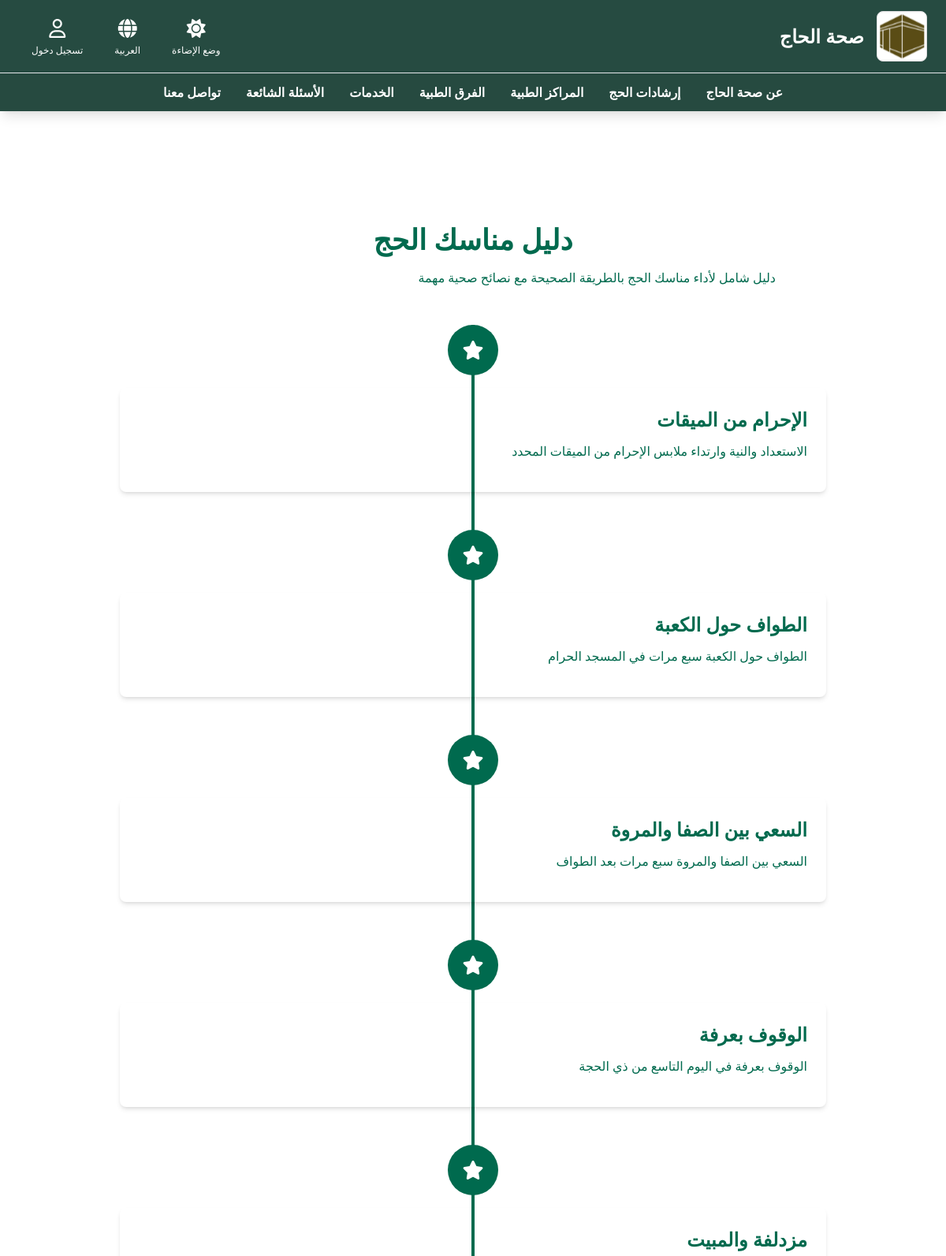
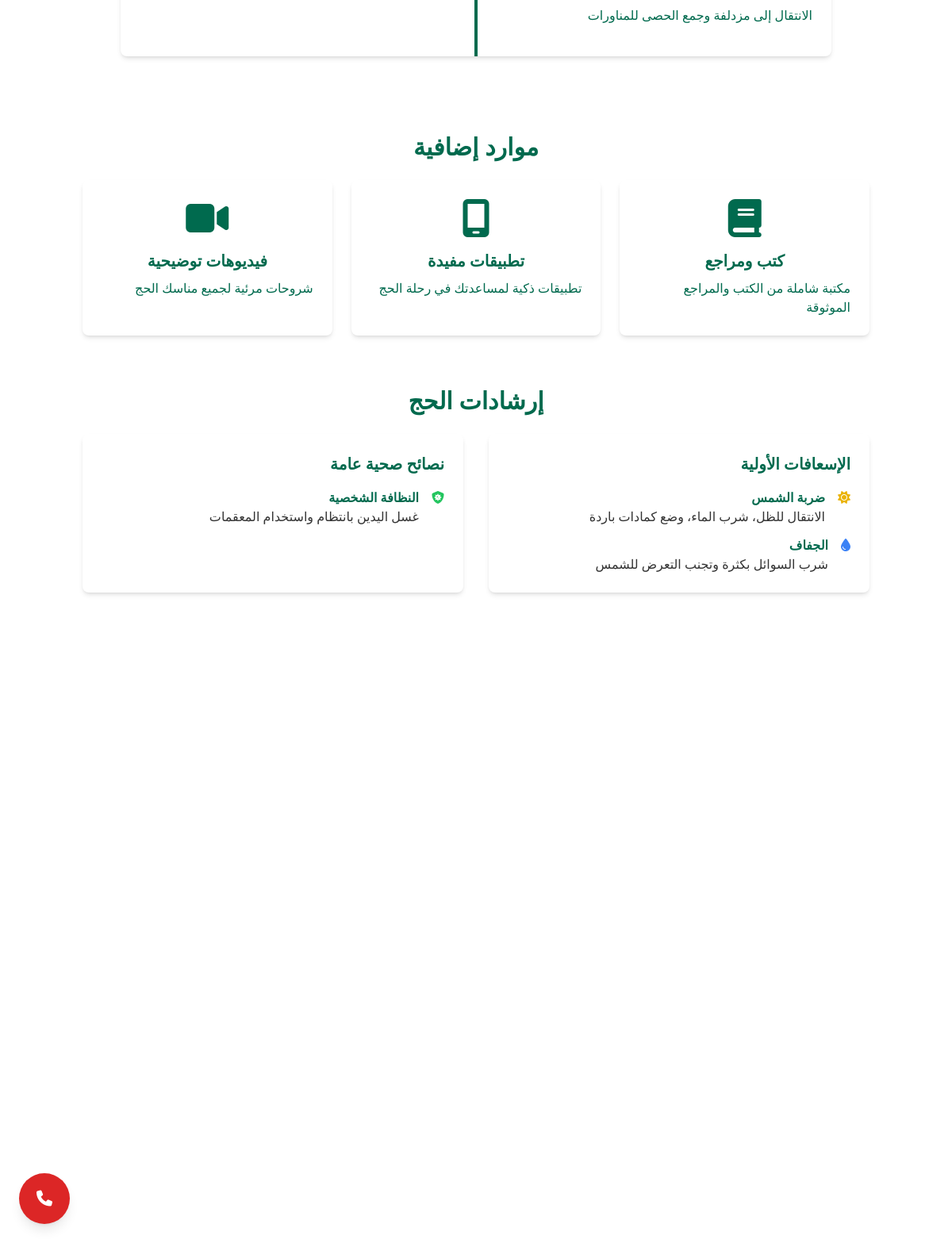
/guidelines, run on the app's committed database (2 pictures, top to bottom).
### tables this page shows
CREATE TABLE `hajj_timeline` (
  `ritual_id` int(11) NOT NULL,
  `ritual_name_ar` varchar(255) NOT NULL,
  `ritual_name_en` varchar(255) NOT NULL,
  `description_ar` text DEFAULT NULL,
  `description_en` text DEFAULT NULL,
  `scheduled_date` date DEFAULT NULL,
  `scheduled_time` time DEFAULT NULL,
  `location_ar` varchar(255) DEFAULT NULL,
  `location_en` varchar(255) DEFAULT NULL,
  `display_order` int(11) DEFAULT 0
);

### app/Core/Controller.php (called while the page is built, shortened)
<?php
abstract class Controller
{
    protected $view;
    protected $language;
    protected $auth;
    public function __construct()
    {
        $this->view = new View();
        $this->language = new Language();
        $this->auth = new Auth();
    }
    protected function setGlobalViewData()
    {
        $this->view->setGlobal('currentLang', $this->language->getCurrentLanguage());
        $this->view->setGlobal('isRTL', $this->language->getCurrentLanguage() === 'ar');
        $this->view->setGlobal('user', $this->auth->user());
        $this->view->setGlobal('isLoggedIn', $this->auth->check());
        $this->view->setGlobal('lang', $this->language);
        $this->view->setGlobal('basePath', '/sihat-al-haj');
    }
    protected function render($view, $data = [])
    {
        return $this->view->render($view, $data);
    }
}

### app/Controllers/PublicController.php (called while the page is built, shortened)
<?php
class PublicController extends Controller
{
    public function guidelines()
    {
        $guidelineModel = new HealthGuideline();
        $guidelines = $guidelineModel->all();
        $timelineModel = new HajjTimeline();
        $timeline = $timelineModel->getAll();
        $data = [
            'title' => __('health_guidelines'),
            'guidelines' => $guidelines,
            'timeline' => $timeline,
            'currentLang' => getCurrentLanguage(),
            'layout' => 'app'
        ];
        return $this->render('pages/public/guidelines', $data);
    }
}

### app/Core/Application.php (called while the page is built, shortened)
<?php
class Application
{
    private $router;
    private function initializeComponents()
    {
        $this->router = new Router();
    }
    public function run()
    {
        try {
            global $router;
            if ($router) {
                $this->router = $router;
            }
            $this->router->handleRequest();
        } catch (\Exception $e) {
            $this->handleError($e);
        }
    }
}

### index.php (called while the page is built, shortened)
<?php
require_once CONFIG_PATH . '/app.php';
require_once CONFIG_PATH . '/database.php';
require_once APP_PATH . '/Core/helpers.php';
require_once APP_PATH . '/helpers/multilingual.php';
require_once APP_PATH . '/Core/Application.php';
require_once APP_PATH . '/Core/Router.php';
require_once APP_PATH . '/Core/Controller.php';
require_once APP_PATH . '/Core/Database.php';
require_once APP_PATH . '/Core/Language.php';
$app = new \App\Core\Application();
$app->run();

### app/Core/Language.php (called while the page is built, shortened)
<?php
class Language
{
    private $currentLanguage = 'ar';
    private $translations = [];
    public function __construct()
    {
        if (isset($_SESSION['language'])) {
            $this->currentLanguage = $_SESSION['language'];
        }
    }
    public function setLanguage($language)
    {
        if (in_array($language, ['ar', 'en'])) {
            $this->currentLanguage = $language;
        }
    }
    public function get($key, $params = [])
    {
        $translation = $this->getTranslation($key);
        return $translation;
    }
    private function getTranslation($key)
    {
        if (strpos($key, '.') === false) {
            if (isset($this->translations[$this->currentLanguage][$key])) {
                return $this->translations[$this->currentLanguage][$key];
            }
            return $key;
        }
        $translation = $this->translations[$this->currentLanguage] ?? [];
        return is_string($translation) ? $translation : $key;
    }
    private function loadTranslations()
    {
        $langPath = defined('APP_ROOT') ? APP_ROOT . '/resources/lang' : __DIR__ . '/../../resources/lang';
        $arFile = $langPath . '/ar.php';
        if (file_exists($arFile)) {
            $this->translations['ar'] = include $arFile;
        }
        $enFile = $langPath . '/en.php';
        if (file_exists($enFile)) {
            $this->translations['en'] = include $enFile;
        }
    }
}

### app/Core/helpers.php (called while the page is built, shortened)
<?php
if (!function_exists('__')) {
    function __($key, $params = []) {
        static $language = null;
        if ($language === null) {
            $language = new \App\Core\Language();
        }
        return $language->get($key, $params);
    }
}
if (!function_exists('getCurrentLanguage')) {
    function getCurrentLanguage() {
        return $_SESSION['language'] ?? 'ar';
    }
}
if (!function_exists('getLocalizedField')) {
    function getLocalizedField($data, $fieldName) {
        $lang = getCurrentLanguage();
        $field = $fieldName . '_' . $lang;
        if (isset($data[$field]) && !empty($data[$field])) {
            return $data[$field];
        }
        return '';
    }
}
if (!function_exists('getTextAlignClass')) {
    function getTextAlignClass() {
        $lang = getCurrentLanguage();
        return $lang === 'ar' ? 'text-right' : 'text-left';
    }
}

### app/Models/HajjTimeline.php (called while the page is built, shortened)
<?php
class HajjTimeline
{
    public static function getAll()
    {
        $db = Database::getInstance();
        $stmt = $db->prepare("
            SELECT * FROM Hajj_Timeline
        ");
        $stmt->execute();
        return $stmt->fetchAll();
    }
}

### app/Views/pages/public/guidelines.php (the view, shortened to what this page needs)
<?php
$currentLang = getCurrentLanguage();
?>
<div class="main-content min-h-screen relative page-content">
    <div class="container mx-auto px-4 py-12">
        <div class="text-center mb-12">
            <h2 class="text-3xl md:text-4xl font-bold text-primary mb-4"><?= __('rituals_guide') ?></h2>
            <p class="max-w-3xl mx-auto <?= getTextAlignClass() ?> text-primary">
                <?= __('rituals_guide_description') ?>
            </p>
        </div>
        <div class="relative mb-24">
            <div class="absolute left-1/2 transform -translate-x-1/2 h-full w-1 bg-primary"></div>
            <div class="grid grid-cols-1 gap-12">
                <?php if (!empty($timeline)): ?>
                    <?php foreach ($timeline as $item): ?>
                        <div class="relative">
                            <div class="flex items-center justify-center">
                                <div class="bg-primary text-white w-16 h-16 rounded-full flex items-center justify-center z-10 mb-4">
                                    <i class="<?= htmlspecialchars($item['icon_class'] ?? 'fa-solid fa-star') ?> text-2xl"></i>
                                </div>
                            </div>
                            <div class="rounded-lg p-6 shadow-md mx-4 md:mx-12 bg-secondary">
                                <h3 class="text-2xl font-bold mb-3 <?= getTextAlignClass() ?> text-primary">
                                    <?= htmlspecialchars(getLocalizedField($item, 'ritual_name')) ?>
                                </h3>
                                <?php if (!empty($item['description_ar']) || !empty($item['description_en'])): ?>
                                    <p class="mb-4 <?= getTextAlignClass() ?> text-primary">
                                        <?= nl2br(htmlspecialchars(getLocalizedField($item, 'description'))) ?>
                                    </p>
                                <?php endif; ?>
                            </div>
                        </div>
                    <?php endforeach; ?>
                <?php endif; ?>
            </div>
        </div>
        <div class="mb-16">
            <h2 class="text-3xl font-bold text-primary mb-6 text-center"><?= __('additional_resources') ?></h2>
            <div class="grid grid-cols-1 md:grid-cols-3 gap-6">
                <div class="p-6 rounded-lg shadow-md text-center bg-secondary">
                    <div class="text-primary text-5xl mb-4">
                        <i class="fa-solid fa-book"></i>
                    </div>
                    <h3 class="text-xl font-bold mb-2 text-primary"><?= __('books_references') ?></h3>
                    <p class="<?= getTextAlignClass() ?> text-primary">
                        <?= __('books_references_description') ?>
                    </p>
                </div>
                <div class="p-6 rounded-lg shadow-md text-center bg-secondary">
                    <div class="text-primary text-5xl mb-4">
                        <i class="fa-solid fa-mobile-screen"></i>
                    </div>
                    <h3 class="text-xl font-bold mb-2 text-primary"><?= __('useful_apps') ?></h3>
                    <p class="<?= getTextAlignClass() ?> text-primary">
                        <?= __('useful_apps_description') ?>
                    </p>
                </div>
                <div class="p-6 rounded-lg shadow-md text-center bg-secondary">
                    <div class="text-primary text-5xl mb-4">
                        <i class="fa-solid fa-video"></i>
                    </div>
                    <h3 class="text-xl font-bold mb-2 text-primary"><?= __('explanatory_videos') ?></h3>
                    <p class="<?= getTextAlignClass() ?> text-primary">
                        <?= __('explanatory_videos_description') ?>
                    </p>
                </div>
            </div>
        </div>
        <div class="mb-16">
            <h2 class="text-3xl font-bold text-primary mb-6 text-center"><?= __('health_guidelines') ?></h2>
            <div class="grid grid-cols-1 md:grid-cols-2 gap-8">
                <div class="p-6 rounded-lg shadow-md bg-secondary">
                    <h3 class="text-xl font-bold mb-4 <?= getTextAlignClass() ?> text-primary"><?= __('first_aid') ?></h3>
                    <ul class="space-y-3 <?= getTextAlignClass() ?> text-primary">
                        <li class="flex items-start gap-2">
                            <i class="fa-solid fa-sun text-yellow-500 mt-1 <?= $currentLang === 'ar' ? 'ml-2' : 'mr-2' ?>"></i>
                            <div>
                                <span class="font-bold"><?= __('sunstroke') ?></span>
                                <p><?= __('sunstroke_treatment') ?></p>
                            </div>
                        </li>
                        <li class="flex items-start gap-2">
                            <i class="fa-solid fa-droplet text-blue-500 mt-1 <?= $currentLang === 'ar' ? 'ml-2' : 'mr-2' ?>"></i>
                            <div>
                                <span class="font-bold"><?= __('dehydration') ?></span>
                                <p><?= __('dehydration_treatment') ?></p>
                            </div>
                        </li>
                    </ul>
                </div>
                <div class="p-6 rounded-lg shadow-md bg-secondary">
                    <h3 class="text-xl font-bold mb-4 <?= getTextAlignClass() ?> text-primary"><?= __('general_health_tips') ?></h3>
                    <ul class="space-y-3 <?= getTextAlignClass() ?> text-primary">
                        <li class="flex items-start gap-2">
                            <i class="fa-solid fa-shield-virus text-green-500 mt-1 <?= $currentLang === 'ar' ? 'ml-2' : 'mr-2' ?>"></i>
                            <div>
                                <span class="font-bold"><?= __('personal_hygiene') ?></span>
                                <p><?= __('personal_hygiene_tips') ?></p>
                            </div>
                        </li>
                    </ul>
                </div>
            </div>
        </div>
    </div>
    <div class="fixed bottom-6 <?= $currentLang === 'ar' ? 'left-6' : 'right-6' ?> z-50">
        <a href="tel:997" class="bg-red-600 hover:bg-red-700 text-white rounded-full w-16 h-16 flex items-center justify-center shadow-lg hover:shadow-xl transition-all duration-300 animate-pulse">
            <i class="fas fa-phone text-xl"></i>
        </a>
    </div>
</div>

### app/Core/Router.php (shortened to what this page needs)
<?php
class Router
{
    private $routes = [];
    private function addRoute($method, $pattern, $callback)
    {
        $this->routes[] = [
            'method' => $method,
            'pattern' => $pattern,
            'callback' => $callback
        ];
    }
    public function handleRequest()
    {
        $requestMethod = $_SERVER['REQUEST_METHOD'];
        $requestUri = $this->getRequestUri();
        foreach ($this->routes as $route) {
            if ($route['method'] === $requestMethod && $this->matchRoute($route['pattern'], $requestUri)) {
                return $this->executeRoute($route['callback'], $this->getRouteParams($route['pattern'], $requestUri));
            }
        }
    }
    private function getRequestUri()
    {
        $uri = $_SERVER['REQUEST_URI'];
        $basePath = '/sihat-al-haj';
        if (strpos($uri, $basePath) === 0) {
            $uri = substr($uri, strlen($basePath));
        }
        return $uri;
    }
    private function matchRoute($pattern, $uri)
    {
        $pattern = preg_replace('/\{([^}]+)\}/', '([^/]+)', $pattern);
        $pattern = '#^' . $pattern . '$#';
        return preg_match($pattern, $uri);
    }
    private function getRouteParams($pattern, $uri)
    {
        $params = [];
        return $params;
    }
    private function executeRoute($callback, $params = [])
    {
        if (is_string($callback)) {
            if (strpos($callback, '@') !== false) {
                list($controllerName, $methodName) = explode('@', $callback);
                $controllerClass = "\\App\\Controllers\\{$controllerName}";
                if (class_exists($controllerClass)) {
                    $controller = new $controllerClass();
                    if (method_exists($controller, $methodName)) {
                        return call_user_func_array([$controller, $methodName], $params);
                    } else {
                        throw new \Exception("Method {$methodName} not found in {$controllerClass}");
                    }
                } else {
                    throw new \Exception("Controller {$controllerClass} not found");
                }
            }
        } elseif (is_callable($callback)) {
            return call_user_func_array($callback, $params);
        }
        throw new \Exception("Invalid route callback");
    }
}

### data on the page
hajj_timeline: ritual_name_ar "الإحرام من الميقات", description_ar "الاستعداد والنية وارتداء ملابس الإحرام من الميقات المحدد"
hajj_timeline: ritual_name_ar "الطواف حول الكعبة", description_ar "الطواف حول الكعبة سبع مرات في المسجد الحرام"
hajj_timeline: ritual_name_ar "السعي بين الصفا والمروة", description_ar "السعي بين الصفا والمروة سبع مرات بعد الطواف"
hajj_timeline: ritual_name_ar "الوقوف بعرفة", description_ar "الوقوف بعرفة في اليوم التاسع من ذي الحجة"
hajj_timeline: ritual_name_ar "مزدلفة والمبيت", description_ar "الانتقال إلى مزدلفة وجمع الحصى للمناورات"
